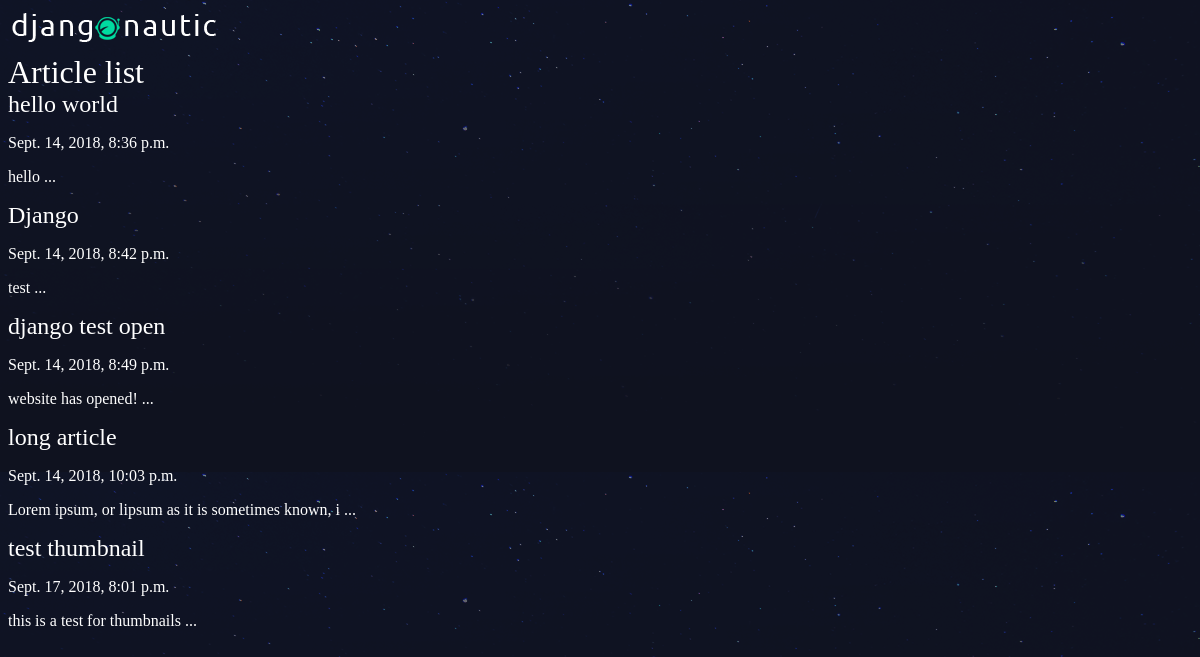
The app's page /articles/ with its own data.
### articles/models.py (models this page shows, shortened)
class Article(models.Model):
    title = models.CharField(max_length=100)
    slug = models.SlugField()
    body = models.TextField()
    date = models.DateTimeField(auto_now_add=True)
    thumb = models.ImageField(default="default.png", blank=True)
    def snippet(self):
        return self.body[:50] + ' ...'

### articles/views.py (the view)
# urls.py: path('', views.article_list, name="list"),
def article_list(request):
    articles = Article.objects.all().order_by('date')
    return render(request, 'articles/article_list.html', {'articles':articles})

### articles/templates/articles/article_list.html
{% extends 'base_layout.html' %}
{% block content %}
    <h1>Article list</h1>
    <div class="articles">
      {% for article in articles %}
      <div class="article">
        <h2><a href="{% url 'articles:detail' slug=article.slug %}">{{article.title}}</a></h2>
        <p>{{article.date}}</p>
        <p>{{article.snippet}}</p>
      </div>
      {% endfor %}
    </div>
{% endblock %}

### assets/styles.css (style rules this page uses)
body { background-color: #0f121f; background-image: url(stars.png); background-repeat-y: no-repeat; color: #fff; }
body * { font-family: Ubuntu; }
h1, h2, h3, h4, h5 { font-weight: normal; margin: 0; }
a, a:hover, a:visited { color: #fff; text-decoration: none; }

### records on screen
Article: title "hello world", date "Sept. 14, 2018, 8:36 p.m.", snippet "hello ..."
Article: title "Django", date "Sept. 14, 2018, 8:42 p.m.", snippet "test ..."
Article: title "django test open", date "Sept. 14, 2018, 8:49 p.m.", snippet "website has opened! ..."
Article: title "long article", date "Sept. 14, 2018, 10:03 p.m.", snippet "Lorem ipsum, or lipsum as it is sometimes known, i ..."
Article: title "test thumbnail", date "Sept. 17, 2018, 8:01 p.m.", snippet "this is a test for thumbnails ..."
